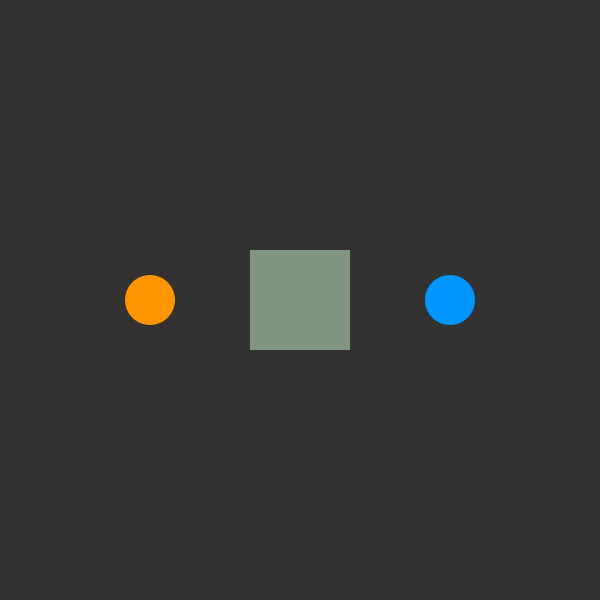
Frame 1 (no input)
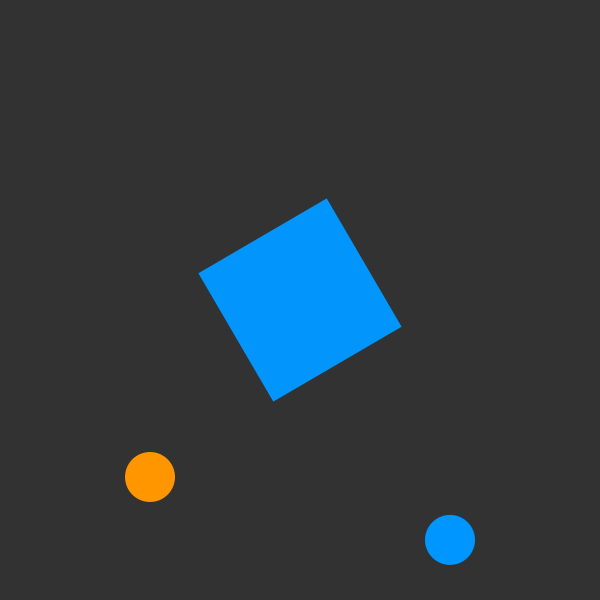
Frame 60 (the mouse pressed at the canvas centre just before this capture)
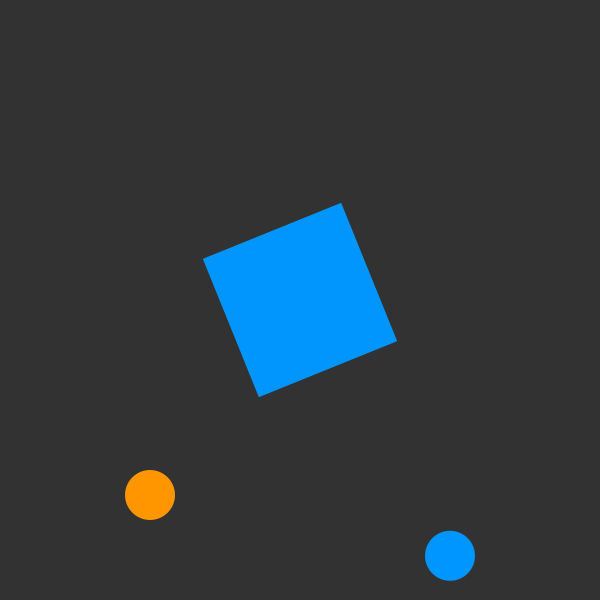
Frame 120 (the mouse held since frame 60 and released just before this capture)

The Processing sketch that drew these frames (run headless with seeded random() and noise(); from frame 60 on, the mouse is pressed at the canvas centre):

// Processing sketch: Easing
// ── Easing.pde

/*
EASING
Jeff Thompson | 2019 | jeffreythompson.org

Up to this point, all motions have been linear: the same
speed between one point and another. This can tend to
look unnatural, since real objects have mass and inertia.
But a variety of "easing" methods exist; ways to create
natural (and interesting) motion. To implement these in
Processing, we could build them ourselves but luckily
Manohar Vanga has gathered them all together into a really
easy-to-use package: an update to the built-in map() 
function!

This lets us specify a number of different easing methods,
listed here from least to most exaggerated:
  
  LINEAR       the motion we've done before
  SINUSOIDAL   slightly slower at the ends, faster in the middle
  QUADRATIC    ...
  CUBIC        ...
  QUARTIC      ...
  QUINTIC      ...
  EXPONENTIAL  slowest at the ends, fastest in the middle

And a few others:
  
  CIRCULAR     gentle, a bit light SINUSOIDAL
  SQRT         fast at the ends, slow in the middle

Vanga's website has a great explanation and visualizations
of the different easing functions, which may be helpful
when selecting one:

  https://sighack.com/post/easing-functions-in-processing

See also the images in this week's "Images" folder.

There are lots of other libraries (see Ani, for example)
that work well too, but Vanga's code is super simple to
use and, because it's just a tab in our code, easy for us
to mod or extend if we want, too!

REQUIRES:
+ https://github.com/sighack/easing-functions

CHALLENGES:
+ Can you apply easing to something else? What about the
  alpha value of a shape, the number of sides of a polygon,
  or the size of an image?

*/


float speed = 3;    // speed of motion up/down
float y;            // position to change over time


void setup() {
  size(600,600);
  
  // start us in the center, pls
  y = height/2;
}


void draw() {
  background(50);
  
  // draw a circle moving at the standard
  // linear rate
  fill(255,150,0);
  noStroke();
  ellipse(width/4,y, 50,50);
  
  // create a new y value using the map2() function
  // looks a little weird, since we feed in the same
  // input and output range, but the key here is the
  // last two values – the first is the type of motion
  // (see above for a list) and the second if we want 
  // it applied to the start (ease in), end (ease out), 
  // or both 
  float newY = map2(y, 0,height, 0,height, SINUSOIDAL, BOTH);
  
  fill(0,150,255);
  ellipse(width-width/4,newY, 50,50);
  
  // but this can be used for all kinds of motion!
  // here we can also change the rotation of an object...
  float angle = map2(y, 0,height, 0,TWO_PI, QUADRATIC, BOTH);
  
  // ...and size!
  float dia = map2(y, 0,height, 50,150, QUARTIC, BOTH);
  
  // ...and color too!
  float pct =  map2(y, 0,height, 0,1, EXPONENTIAL, BOTH);
  color from = color(255,150,0);
  color to =   color(0,150,255);
  
  // then draw a rectangle in the center using 
  // all of our eased values
  translate(width/2,height/2);
  rotate(angle);
  rectMode(CENTER);
  fill( lerpColor(from, to, pct) );
  rect(0,0, dia,dia);
  
  // at the end of the draw() loop, update the y position
  // and bounce when it hits the edges
  y += speed;
  if (y < 25 || y > height-25) {
    speed *= -1;
  }
}

// ── MapFunctions.pde

// updated map() function that supports all kinds of easing!
// via Manohar Vanga with a slight mod by me
// https://sighack.com/post/easing-functions-in-processing
// https://github.com/sighack/easing-functions


/* The map2() function supports the following easing types */
final int LINEAR = 0;
final int QUADRATIC = 1;
final int CUBIC = 2;
final int QUARTIC = 3;
final int QUINTIC = 4;
final int SINUSOIDAL = 5;
final int EXPONENTIAL = 6;
final int CIRCULAR = 7;
final int SQRT = 8;

/* When the easing is applied (in, out, or both) */
final int IN = 0;
final int OUT = 1;
final int BOTH = 2;

/*
 * A map() replacement that allows for specifying easing curves
 * with arbitrary exponents.
 *
 * value :   The value to map
 * start1:   The lower limit of the input range
 * stop1 :   The upper limit of the input range
 * start2:   The lower limit of the output range
 * stop2 :   The upper limit of the output range
 * type  :   The type of easing (see above)
 * when  :   One of IN, OUT, or BOTH
 */
float map2(float value, float start1, float stop1, float start2, float stop2, int type, int when) {
  float b = start2;
  float c = stop2 - start2;
  float t = value - start1;
  float d = stop1 - start1;
  float p = 0.5;
  switch (type) {
  case LINEAR:
    return c*t/d + b;
  case SQRT:
    if (when == IN) {
      t /= d;
      return c*pow(t, p) + b;
    } else if (when == OUT) {
      t /= d;
      return c * (1 - pow(1 - t, p)) + b;
    } else if (when == BOTH) {
      t /= d/2;
      if (t < 1) return c/2*pow(t, p) + b;
      return c/2 * (2 - pow(2 - t, p)) + b;
    }
    break;
  case QUADRATIC:
    if (when == IN) {
      t /= d;
      return c*t*t + b;
    } else if (when == OUT) {
      t /= d;
      return -c * t*(t-2) + b;
    } else if (when == BOTH) {
      t /= d/2;
      if (t < 1) return c/2*t*t + b;
      t--;
      return -c/2 * (t*(t-2) - 1) + b;
    }
    break;
  case CUBIC:
    if (when == IN) {
      t /= d;
      return c*t*t*t + b;
    } else if (when == OUT) {
      t /= d;
      t--;
      return c*(t*t*t + 1) + b;
    } else if (when == BOTH) {
      t /= d/2;
      if (t < 1) return c/2*t*t*t + b;
      t -= 2;
      return c/2*(t*t*t + 2) + b;
    }
    break;
  case QUARTIC:
    if (when == IN) {
      t /= d;
      return c*t*t*t*t + b;
    } else if (when == OUT) {
      t /= d;
      t--;
      return -c * (t*t*t*t - 1) + b;
    } else if (when == BOTH) {
      t /= d/2;
      if (t < 1) return c/2*t*t*t*t + b;
      t -= 2;
      return -c/2 * (t*t*t*t - 2) + b;
    }
    break;
  case QUINTIC:
    if (when == IN) {
      t /= d;
      return c*t*t*t*t*t + b;
    } else if (when == OUT) {
      t /= d;
      t--;
      return c*(t*t*t*t*t + 1) + b;
    } else if (when == BOTH) {
      t /= d/2;
      if (t < 1) return c/2*t*t*t*t*t + b;
      t -= 2;
      return c/2*(t*t*t*t*t + 2) + b;
    }
    break;
  case SINUSOIDAL:
    if (when == IN) {
      return -c * cos(t/d * (PI/2)) + c + b;
    } else if (when == OUT) {
      return c * sin(t/d * (PI/2)) + b;
    } else if (when == BOTH) {
      return -c/2 * (cos(PI*t/d) - 1) + b;
    }
    break;
  case EXPONENTIAL:
    if (when == IN) {
      return c * pow( 2, 10 * (t/d - 1) ) + b;
    } else if (when == OUT) {
      return c * ( -pow( 2, -10 * t/d ) + 1 ) + b;
    } else if (when == BOTH) {
      t /= d/2;
      if (t < 1) return c/2 * pow( 2, 10 * (t - 1) ) + b;
      t--;
      return c/2 * ( -pow( 2, -10 * t) + 2 ) + b;
    }
    break;
  case CIRCULAR:
    if (when == IN) {
      t /= d;
      return -c * (sqrt(1 - t*t) - 1) + b;
    } else if (when == OUT) {
      t /= d;
      t--;
      return c * sqrt(1 - t*t) + b;
    } else if (when == BOTH) {
      t /= d/2;
      if (t < 1) return -c/2 * (sqrt(1 - t*t) - 1) + b;
      t -= 2;
      return c/2 * (sqrt(1 - t*t) + 1) + b;
    }
    break;
  };
  return 0;
}

/*
 * A map() replacement that allows for specifying easing curves
 * with arbitrary exponents.
 *
 * value :   The value to map
 * start1:   The lower limit of the input range
 * stop1 :   The upper limit of the input range
 * start2:   The lower limit of the output range
 * stop2 :   The upper limit of the output range
 * v     :   The exponent value (e.g., 0.5, 0.1, 0.3)
 * when  :   One of IN, OUT, or BOTH
 */
float map3(float value, float start1, float stop1, float start2, float stop2, float v, int when) {
  float b = start2;
  float c = stop2 - start2;
  float t = value - start1;
  float d = stop1 - start1;
  float p = v;
  float out = 0;
  if (when == IN) {
    t /= d;
    out = c*pow(t, p) + b;
  } else if (when == OUT) {
    t /= d;
    out = c * (1 - pow(1 - t, p)) + b;
  } else if (when == BOTH) {
    t /= d/2;
    if (t < 1) return c/2*pow(t, p) + b;
    out = c/2 * (2 - pow(2 - t, p)) + b;
  }
  return out;
}
